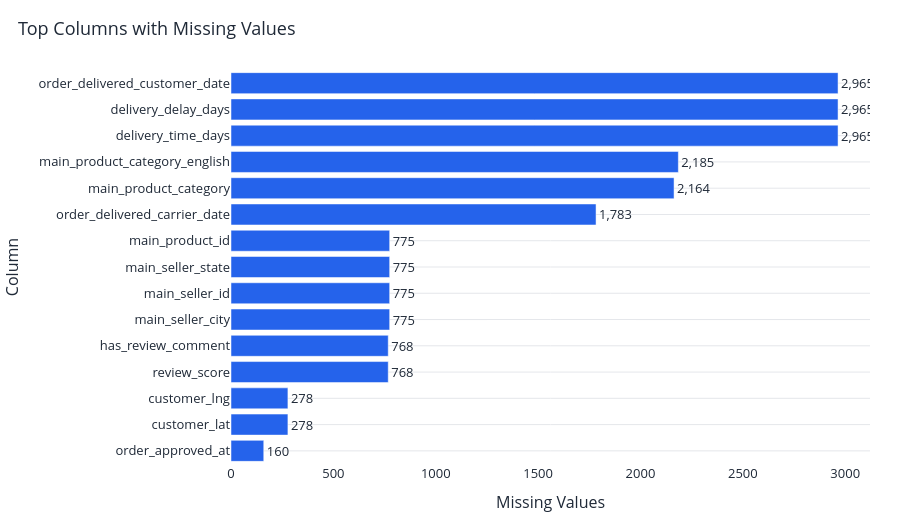

The code cell stored with this chart in its notebook:
### Markdown cell above
# 3. Data Quality Snapshot

## What is this chart for?

This section checks whether the dataset is safe for analysis.

## What is being calculated?

- total rows
- total columns
- unique orders
- duplicate order rows
- missing payment values
- columns with the most missing values

## Why this matters professionally

If `order_id` is duplicated in an order-level table, gross payment value calculations may be inflated.

If payment values are missing, gross payment value KPIs may be understated.

### Code cell
# ============================================================
# 4. DATA QUALITY SNAPSHOT
# ============================================================

# Count duplicate order_id rows.
# In an order-level table, this should ideally be 0.
duplicate_order_rows = df["order_id"].duplicated().sum()

# Count missing payment_value records.
# Missing payment values can affect gross payment value calculations.
missing_payment_values = df["payment_value"].isna().sum()

# Count missing values in every column.
missing_values = df.isna().sum().sort_values(ascending=False)

# Keep only columns where missing values exist.
# Show top 15 to keep chart readable.
missing_values_nonzero = missing_values[missing_values > 0].head(15)

# Create a small table with important quality metrics.
quality_summary = pd.DataFrame({
    "Metric": [
        "Total rows",
        "Total columns",
        "Unique orders",
        "Duplicate order_id rows",
        "Missing payment_value records"
    ],
    "Value": [
        len(df),
        df.shape[1],
        df["order_id"].nunique(),
        duplicate_order_rows,
        missing_payment_values
    ]
})

# Display quality summary table.
display(quality_summary)

# Only create missing-value chart if there are missing values.
if len(missing_values_nonzero) > 0:

    # Convert missing value series into a dataframe.
    missing_df = missing_values_nonzero.reset_index()

    # Rename columns for readability.
    missing_df.columns = ["column", "missing_values"]

    # Create horizontal bar chart.
    # Horizontal bars are easier to read when column names are long.
    fig = px.bar(
        missing_df.sort_values("missing_values"),
        x="missing_values",
        y="column",
        orientation="h",
        text="missing_values",
        color_discrete_sequence=["#2563EB"],
    )

    # Show missing values as labels outside bars.
    fig.update_traces(texttemplate="%{text:,}", textposition="outside")

    # Add clear axis labels.
    fig.update_layout(xaxis_title="Missing Values", yaxis_title="Column")

    # Apply common chart style.
    fig = style_chart(fig, "Top Columns with Missing Values", height=520)

    # Display chart.
    fig.show()

    # Store highest missing column for conclusion.
    top_missing_column = missing_df.iloc[0]["column"]
    top_missing_count = missing_df.iloc[0]["missing_values"]

else:

    # If there are no missing values, store safe defaults.
    top_missing_column = "None"
    top_missing_count = 0

# Display specific insight.
show_insight(
    "Data Quality Snapshot",
    [
        f"The dataset contains {len(df):,} rows and {df.shape[1]:,} columns.",
        f"Duplicate order_id rows: {duplicate_order_rows:,}.",
        f"Missing payment_value records: {missing_payment_values:,}.",
        f"Highest missing-value column among displayed fields: {top_missing_column} ({top_missing_count:,}).",
    ],
    "The most important result is duplicate order_id rows. If this is 0, the master dataset is safely modeled at one row per order."
)

### Figure 1 — Plotly figure (JSON) as saved in the notebook; plotly's stock layout.template omitted (floating-point values rounded to 4 significant figures)
{"data": [{"hovertemplate": "missing_values=%{text}<br>column=%{y}<extra></extra>", "legendgroup": "", "marker": {"color": "#2563EB", "pattern": {"shape": ""}}, "name": "", "orientation": "h", "showlegend": false, "text": [160.0, 278.0, 278.0, 768.0, 768.0, 775.0, 775.0, 775.0, 775.0, 1783.0, 2164.0, 2185.0, 2965.0, 2965.0, 2965.0], "textposition": "outside", "texttemplate": "%{text:,}", "type": "bar", "x": [160, 278, 278, 768, 768, 775, 775, 775, 775, 1783, 2164, 2185, 2965, 2965, 2965], "xaxis": "x", "y": ["order_approved_at", "customer_lat", "customer_lng", "review_score", "has_review_comment", "main_seller_city", "main_seller_id", "main_seller_state", "main_product_id", "order_delivered_carrier_date", "main_product_category", "main_product_category_english", "delivery_time_days", "delivery_delay_days", "order_delivered_customer_date"], "yaxis": "y"}], "layout": {"barmode": "relative", "font": {"color": "#1f2937", "size": 13}, "height": 520, "legend": {"orientation": "h", "tracegroupgap": 0, "y": 1.08}, "margin": {"b": 45, "l": 30, "r": 30, "t": 70}, "paper_bgcolor": "white", "plot_bgcolor": "white", "title": {"text": "Top Columns with Missing Values", "x": 0.02}, "xaxis": {"anchor": "y", "domain": [0, 1], "showgrid": false, "title": {"text": "Missing Values"}, "zeroline": false}, "yaxis": {"anchor": "x", "domain": [0, 1], "gridcolor": "#e5e7eb", "title": {"text": "Column"}, "zeroline": false}}}
